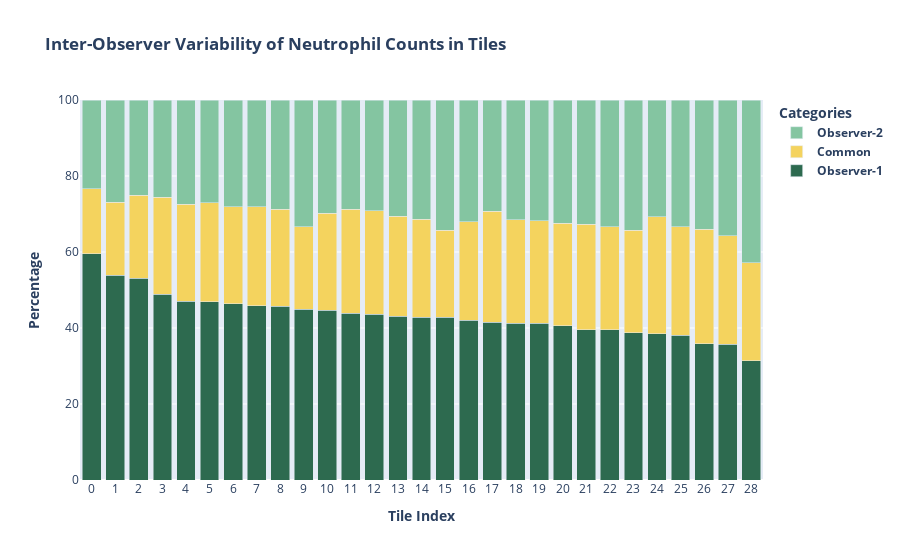

Notebook code for this chart:
### Markdown cell above
# Inter Observer Variablility

### Code cell
file_path = "CSV_Preds/InterVar.csv"  
InterVar = pd.read_csv(file_path)

InterVar.columns = ["name", "Observer_1", "Observer_2", "Common"]

InterVar['Total'] = InterVar['Observer_1'] + InterVar['Observer_2'] + InterVar['Common']

InterVar['Observer_1'] = (InterVar['Observer_1'] / InterVar['Total']) * 100
InterVar['Observer_2'] = (InterVar['Observer_2'] / InterVar['Total']) * 100
InterVar['Common'] = (InterVar['Common'] / InterVar['Total']) * 100

InterVar = InterVar.sort_values(by="Observer_1", ascending=False)
InterVar['index'] = range(len(InterVar))

fig = go.Figure()

fig.add_trace(go.Bar(
    x=InterVar['index'],
    y=InterVar["Observer_1"],
    name="<b>Observer-1</b>",
    marker_color='#2D6A4F'
))

fig.add_trace(go.Bar(
    x=InterVar['index'],
    y=InterVar["Common"],
    name="<b>Common</b>",
    marker_color='#F4D35E'
))

fig.add_trace(go.Bar(
    x=InterVar['index'],
    y=InterVar["Observer_2"],
    name="<b>Observer-2</b>",
    marker_color='#84C5A1'
))

fig.update_layout(
    barmode='stack',
    title="<b>Inter-Observer Variability of Neutrophil Counts in Tiles</b>",
    xaxis_title="<b>Tile Index</b>",
    yaxis_title="<b>Percentage</b>",
    xaxis=dict(
        tickmode='linear',
        tick0=0,
        dtick=1
    ),
    legend_title="<b>Categories</b>",
    yaxis=dict(
        range=[0,100] 
    )
)

fig.show()

### Figure 1 — Plotly figure (JSON) as saved in the notebook; plotly's stock layout.template omitted (floating-point values rounded to 4 significant figures)
{"data": [{"marker": {"color": "#2D6A4F"}, "name": "<b>Observer-1</b>", "type": "bar", "x": [0, 1, 2, 3, 4, 5, 6, 7, 8, 9, 10, 11, 12, 13, 14, 15, 16, 17, 18, 19, 20, 21, 22, 23, 24, 25, 26, 27, 28], "y": [59.57, 53.85, 53.12, 48.94, 47.06, 46.88, 46.34, 45.83, 45.74, 44.87, 44.68, 43.84, 43.64, 43.16, 42.86, 42.86, 42.0, 41.46, 41.3, 41.27, 40.54, 39.6, 39.51, 38.81, 38.46, 38.1, 35.85, 35.71, 31.43]}, {"marker": {"color": "#F4D35E"}, "name": "<b>Common</b>", "type": "bar", "x": [0, 1, 2, 3, 4, 5, 6, 7, 8, 9, 10, 11, 12, 13, 14, 15, 16, 17, 18, 19, 20, 21, 22, 23, 24, 25, 26, 27, 28], "y": [17.02, 19.23, 21.88, 25.53, 25.49, 26.04, 25.61, 26.04, 25.53, 21.79, 25.53, 27.4, 27.27, 26.32, 25.71, 22.86, 26.0, 29.27, 27.17, 26.98, 27.03, 27.72, 27.16, 26.87, 30.77, 28.57, 30.19, 28.57, 25.71]}, {"marker": {"color": "#84C5A1"}, "name": "<b>Observer-2</b>", "type": "bar", "x": [0, 1, 2, 3, 4, 5, 6, 7, 8, 9, 10, 11, 12, 13, 14, 15, 16, 17, 18, 19, 20, 21, 22, 23, 24, 25, 26, 27, 28], "y": [23.4, 26.92, 25.0, 25.53, 27.45, 27.08, 28.05, 28.12, 28.72, 33.33, 29.79, 28.77, 29.09, 30.53, 31.43, 34.29, 32.0, 29.27, 31.52, 31.75, 32.43, 32.67, 33.33, 34.33, 30.77, 33.33, 33.96, 35.71, 42.86]}], "layout": {"barmode": "stack", "legend": {"title": {"text": "<b>Categories</b>"}}, "title": {"text": "<b>Inter-Observer Variability of Neutrophil Counts in Tiles</b>"}, "xaxis": {"dtick": 1, "tick0": 0, "tickmode": "linear", "title": {"text": "<b>Tile Index</b>"}}, "yaxis": {"range": [0, 100], "title": {"text": "<b>Percentage</b>"}}}}
